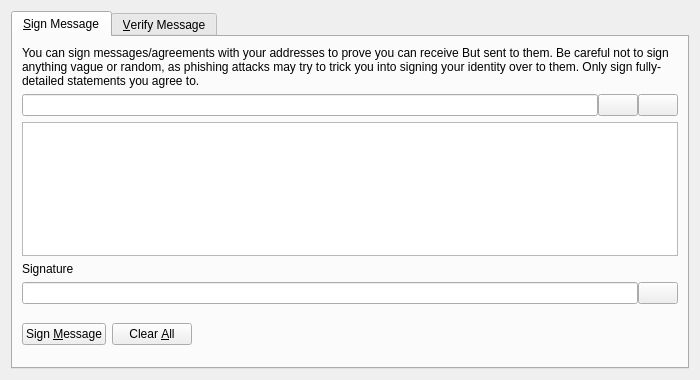
<?xml version="1.0" encoding="UTF-8"?>
<ui version="4.0">
 <class>SignVerifyMessageDialog</class>
 <widget class="QDialog" name="SignVerifyMessageDialog">
  <property name="geometry">
   <rect>
    <x>0</x>
    <y>0</y>
    <width>700</width>
    <height>380</height>
   </rect>
  </property>
  <property name="windowTitle">
   <string>Signatures - Sign / Verify a Message</string>
  </property>
  <property name="modal">
   <bool>true</bool>
  </property>
  <layout class="QVBoxLayout" name="verticalLayout">
   <item>
    <widget class="QTabWidget" name="tabWidget">
     <property name="currentIndex">
      <number>0</number>
     </property>
     <widget class="QWidget" name="tabSignMessage">
      <attribute name="title">
       <string>&amp;Sign Message</string>
      </attribute>
      <layout class="QVBoxLayout" name="verticalLayout_SM">
       <item>
        <widget class="QLabel" name="infoLabel_SM">
         <property name="text">
          <string>You can sign messages/agreements with your addresses to prove you can receive But sent to them. Be careful not to sign anything vague or random, as phishing attacks may try to trick you into signing your identity over to them. Only sign fully-detailed statements you agree to.</string>
         </property>
         <property name="textFormat">
          <enum>Qt::PlainText</enum>
         </property>
         <property name="wordWrap">
          <bool>true</bool>
         </property>
        </widget>
       </item>
       <item>
        <layout class="QHBoxLayout" name="horizontalLayout_1_SM">
         <property name="spacing">
          <number>0</number>
         </property>
         <item>
          <widget class="QValidatedLineEdit" name="addressIn_SM">
           <property name="toolTip">
            <string>The But address to sign the message with</string>
           </property>
          </widget>
         </item>
         <item>
          <widget class="QPushButton" name="addressBookButton_SM">
           <property name="toolTip">
            <string>Choose previously used address</string>
           </property>
           <property name="text">
            <string/>
           </property>
           <property name="shortcut">
            <string>Alt+A</string>
           </property>
           <property name="autoDefault">
            <bool>false</bool>
           </property>
          </widget>
         </item>
         <item>
          <widget class="QPushButton" name="pasteButton_SM">
           <property name="toolTip">
            <string>Paste address from clipboard</string>
           </property>
           <property name="text">
            <string/>
           </property>
           <property name="shortcut">
            <string>Alt+P</string>
           </property>
           <property name="autoDefault">
            <bool>false</bool>
           </property>
          </widget>
         </item>
        </layout>
       </item>
       <item>
        <widget class="QPlainTextEdit" name="messageIn_SM">
         <property name="toolTip">
          <string>Enter the message you want to sign here</string>
         </property>
        </widget>
       </item>
       <item>
        <widget class="QLabel" name="signatureLabel_SM">
         <property name="text">
          <string>Signature</string>
         </property>
         <property name="textFormat">
          <enum>Qt::PlainText</enum>
         </property>
        </widget>
       </item>
       <item>
        <layout class="QHBoxLayout" name="horizontalLayout_2_SM">
         <property name="spacing">
          <number>0</number>
         </property>
         <item>
          <widget class="QLineEdit" name="signatureOut_SM">
           <property name="font">
            <font>
             <italic>true</italic>
            </font>
           </property>
           <property name="readOnly">
            <bool>true</bool>
           </property>
          </widget>
         </item>
         <item>
          <widget class="QPushButton" name="copySignatureButton_SM">
           <property name="toolTip">
            <string>Copy the current signature to the system clipboard</string>
           </property>
           <property name="text">
            <string/>
           </property>
           <property name="autoDefault">
            <bool>false</bool>
           </property>
          </widget>
         </item>
        </layout>
       </item>
       <item>
        <layout class="QHBoxLayout" name="horizontalLayout_3_SM">
         <item>
          <widget class="QPushButton" name="signMessageButton_SM">
           <property name="toolTip">
            <string>Sign the message to prove you own this But address</string>
           </property>
           <property name="text">
            <string>Sign &amp;Message</string>
           </property>
           <property name="autoDefault">
            <bool>false</bool>
           </property>
          </widget>
         </item>
         <item>
          <widget class="QPushButton" name="clearButton_SM">
           <property name="toolTip">
            <string>Reset all sign message fields</string>
           </property>
           <property name="text">
            <string>Clear &amp;All</string>
           </property>
           <property name="autoDefault">
            <bool>false</bool>
           </property>
          </widget>
         </item>
         <item>
          <spacer name="horizontalSpacer_1_SM">
           <property name="orientation">
            <enum>Qt::Horizontal</enum>
           </property>
           <property name="sizeHint" stdset="0">
            <size>
             <width>40</width>
             <height>48</height>
            </size>
           </property>
          </spacer>
         </item>
         <item>
          <widget class="QLabel" name="statusLabel_SM">
           <property name="font">
            <font>
             <weight>75</weight>
             <bold>true</bold>
            </font>
           </property>
           <property name="text">
            <string/>
           </property>
           <property name="wordWrap">
            <bool>true</bool>
           </property>
          </widget>
         </item>
         <item>
          <spacer name="horizontalSpacer_2_SM">
           <property name="orientation">
            <enum>Qt::Horizontal</enum>
           </property>
           <property name="sizeHint" stdset="0">
            <size>
             <width>40</width>
             <height>48</height>
            </size>
           </property>
          </spacer>
         </item>
        </layout>
       </item>
      </layout>
     </widget>
     <widget class="QWidget" name="tabVerifyMessage">
      <attribute name="title">
       <string>&amp;Verify Message</string>
      </attribute>
      <layout class="QVBoxLayout" name="verticalLayout_VM">
       <item>
        <widget class="QLabel" name="infoLabel_VM">
         <property name="text">
          <string>Enter the receiver's address, message (ensure you copy line breaks, spaces, tabs, etc. exactly) and signature below to verify the message. Be careful not to read more into the signature than what is in the signed message itself, to avoid being tricked by a man-in-the-middle attack. Note that this only proves the signing party receives with the address, it cannot prove sendership of any transaction!</string>
         </property>
         <property name="textFormat">
          <enum>Qt::PlainText</enum>
         </property>
         <property name="alignment">
          <set>Qt::AlignLeading|Qt::AlignLeft|Qt::AlignTop</set>
         </property>
         <property name="wordWrap">
          <bool>true</bool>
         </property>
        </widget>
       </item>
       <item>
        <layout class="QHBoxLayout" name="horizontalLayout_1_VM">
         <property name="spacing">
          <number>0</number>
         </property>
         <item>
          <widget class="QValidatedLineEdit" name="addressIn_VM">
           <property name="toolTip">
            <string>The But address the message was signed with</string>
           </property>
          </widget>
         </item>
         <item>
          <widget class="QPushButton" name="addressBookButton_VM">
           <property name="toolTip">
            <string>Choose previously used address</string>
           </property>
           <property name="text">
            <string/>
           </property>
           <property name="shortcut">
            <string>Alt+A</string>
           </property>
           <property name="autoDefault">
            <bool>false</bool>
           </property>
          </widget>
         </item>
        </layout>
       </item>
       <item>
        <widget class="QPlainTextEdit" name="messageIn_VM"/>
       </item>
       <item>
        <widget class="QValidatedLineEdit" name="signatureIn_VM"/>
       </item>
       <item>
        <layout class="QHBoxLayout" name="horizontalLayout_2_VM">
         <item>
          <widget class="QPushButton" name="verifyMessageButton_VM">
           <property name="toolTip">
            <string>Verify the message to ensure it was signed with the specified But address</string>
           </property>
           <property name="text">
            <string>Verify &amp;Message</string>
           </property>
           <property name="autoDefault">
            <bool>false</bool>
           </property>
          </widget>
         </item>
         <item>
          <widget class="QPushButton" name="clearButton_VM">
           <property name="toolTip">
            <string>Reset all verify message fields</string>
           </property>
           <property name="text">
            <string>Clear &amp;All</string>
           </property>
           <property name="autoDefault">
            <bool>false</bool>
           </property>
          </widget>
         </item>
         <item>
          <spacer name="horizontalSpacer_1_VM">
           <property name="orientation">
            <enum>Qt::Horizontal</enum>
           </property>
           <property name="sizeHint" stdset="0">
            <size>
             <width>40</width>
             <height>48</height>
            </size>
           </property>
          </spacer>
         </item>
         <item>
          <widget class="QLabel" name="statusLabel_VM">
           <property name="font">
            <font>
             <weight>75</weight>
             <bold>true</bold>
            </font>
           </property>
           <property name="text">
            <string/>
           </property>
           <property name="wordWrap">
            <bool>true</bool>
           </property>
          </widget>
         </item>
         <item>
          <spacer name="horizontalSpacer_2_VM">
           <property name="orientation">
            <enum>Qt::Horizontal</enum>
           </property>
           <property name="sizeHint" stdset="0">
            <size>
             <width>40</width>
             <height>48</height>
            </size>
           </property>
          </spacer>
         </item>
        </layout>
       </item>
      </layout>
     </widget>
    </widget>
   </item>
  </layout>
 </widget>
 <customwidgets>
  <customwidget>
   <class>QValidatedLineEdit</class>
   <extends>QLineEdit</extends>
   <header>qvalidatedlineedit.h</header>
  </customwidget>
 </customwidgets>
 <resources>
  <include location="../but.qrc"/>
 </resources>
 <connections/>
</ui>
